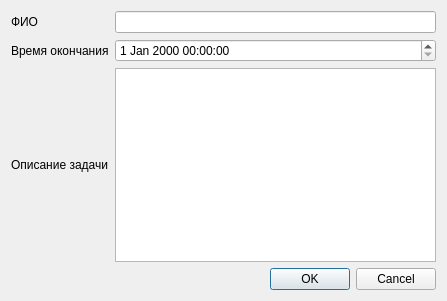
<?xml version="1.0" encoding="UTF-8"?>
<ui version="4.0">
 <class>Adding</class>
 <widget class="QDialog" name="Adding">
  <property name="geometry">
   <rect>
    <x>0</x>
    <y>0</y>
    <width>447</width>
    <height>301</height>
   </rect>
  </property>
  <property name="windowTitle">
   <string>Dialog</string>
  </property>
  <layout class="QGridLayout" name="gridLayout_2">
   <item row="0" column="0">
    <layout class="QGridLayout" name="gridLayout">
     <item row="0" column="1">
      <widget class="QLineEdit" name="lineEditFIO"/>
     </item>
     <item row="2" column="0">
      <widget class="QLabel" name="label_3">
       <property name="text">
        <string>Описание задачи</string>
       </property>
      </widget>
     </item>
     <item row="1" column="0">
      <widget class="QLabel" name="label_2">
       <property name="text">
        <string>Время окончания</string>
       </property>
      </widget>
     </item>
     <item row="1" column="1">
      <widget class="QDateTimeEdit" name="dateTimeEdit"/>
     </item>
     <item row="0" column="0">
      <widget class="QLabel" name="label">
       <property name="text">
        <string>ФИО</string>
       </property>
      </widget>
     </item>
     <item row="2" column="1">
      <widget class="QTextEdit" name="textEditTask"/>
     </item>
     <item row="3" column="1">
      <widget class="QDialogButtonBox" name="buttonBox">
       <property name="orientation">
        <enum>Qt::Horizontal</enum>
       </property>
       <property name="standardButtons">
        <set>QDialogButtonBox::Cancel|QDialogButtonBox::Ok</set>
       </property>
      </widget>
     </item>
    </layout>
   </item>
  </layout>
 </widget>
 <resources/>
 <connections>
  <connection>
   <sender>buttonBox</sender>
   <signal>accepted()</signal>
   <receiver>Adding</receiver>
   <slot>accept()</slot>
   <hints>
    <hint type="sourcelabel">
     <x>248</x>
     <y>254</y>
    </hint>
    <hint type="destinationlabel">
     <x>157</x>
     <y>274</y>
    </hint>
   </hints>
  </connection>
  <connection>
   <sender>buttonBox</sender>
   <signal>rejected()</signal>
   <receiver>Adding</receiver>
   <slot>reject()</slot>
   <hints>
    <hint type="sourcelabel">
     <x>316</x>
     <y>260</y>
    </hint>
    <hint type="destinationlabel">
     <x>286</x>
     <y>274</y>
    </hint>
   </hints>
  </connection>
 </connections>
</ui>
